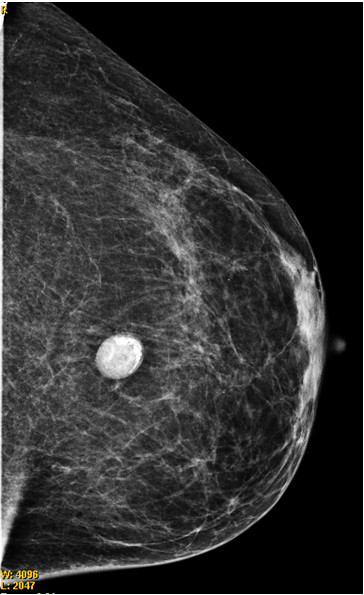
#> input picture image_processing/images/mammography.png, 364 x 595 px, found by its file name
$ python exploring2.py
#> lines starting #> are read from the running program, lines starting #| are printed output that depends on the picture; after the words box and inside, x2 and y2 are one past the last pixel; in counts of white or black regions, pixels touching at a corner belong together
### image_processing/utils/elapsed_time.py
from timeit import default_timer as timer


class Timer:
    def __enter__(self):
        self.start = timer()
        return self

    def __exit__(self, *exc_info):
        end = timer()
        print(end - self.start)

### image_processing/exploring2.py
import pydicom
import matplotlib.pyplot as plt
from pydicom.pixel_data_handlers.util import apply_voi_lut
from utils.presentation import (
    show_pixel_info,
    show_voi_lut_module,
    show_file_dataset_info,
    show_pixel_array_info,
)
import cv2 as cv
from utils.image_normalization import normalize, denormalize
from icecream import ic
import numpy as np
from PIL import Image, ImageFilter
from utils.presentation import compare_image_filter
from utils.elapsed_time import Timer


with Timer():
    original = Image.open("image_processing/images/mammography.png").convert("L")
    # smoothing
    modified = original.copy()
    modified = modified.filter(ImageFilter.SMOOTH)
    # thresholding
    # modified = modified.point(lambda x: 255 if x > 180 else 0)
    # Reshaping the image into a 2D array of pixels and 3 color values (RGB)
    pixel_vals = np.array(modified).reshape((-1, 1))

    # Convert to float type only for supporting cv2.kmean
    pixel_vals = np.float32(pixel_vals)

    criteria = (cv.TERM_CRITERIA_EPS + cv.TERM_CRITERIA_MAX_ITER, 100, 0.85)
    k = 5  # Choosing number of cluster
    retval, labels, centers = cv.kmeans(
        pixel_vals, k, None, criteria, 10, cv.KMEANS_PP_CENTERS
    )
#> retval = 24768188.5; centers = [72.46, 1.23, 214.8, 118.9, 41.6]

    centers = np.array(centers, dtype=np.uint8)
#> centers = [72, 1, 214, 118, 41]

    labels[labels != centers.argmax()] = 0

    # Mapping labels to center points
    segmented_data = centers[labels.flatten()]

    # reshape data into the original image dimensions
    modified = segmented_data.reshape((np.array(modified).shape))
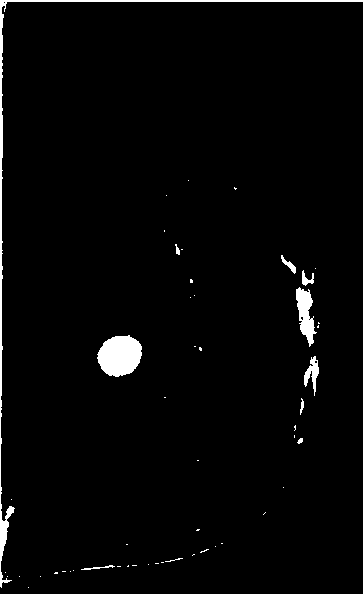
#> modified: shape (595, 364); values 72 (black) and 214 (white), 2.8% white; 52 white regions (41 under 20 px), largest, box (x1, y1, x2, y2) and area: (0, 0, 364, 595) 3147, (97, 335, 142, 377) 1424, (296, 287, 317, 347) 662

    modified[modified != 0] = 255
#> modified: shape (595, 364); every value is 255

    plt.imshow(modified, cmap="gray")
    plt.show()

    modified = Image.fromarray(modified)

    # erosion
    for _ in range(7):
        modified = modified.filter(ImageFilter.MinFilter)
    # dilation
    for _ in range(7):
        modified = modified.filter(ImageFilter.MaxFilter)

    original = np.asarray(original)
    modified = np.asarray(modified)

    template = cv.bitwise_and(original, original, mask=modified)

    # Extract the sub image from the masked image
    x, y, w, h = cv.boundingRect(modified)
#> x = 0; y = 0; w = 364; h = 595
    subimg = template[y : y + h, x : x + w]

    # Apply template matching
    result = cv.matchTemplate(original, subimg, cv.TM_CCOEFF_NORMED)
#> result = [1]

    # Get the location of the template
    min_val, max_val, min_loc, max_loc = cv.minMaxLoc(result)
#> min_val = 1; max_val = 1; min_loc = (0, 0); max_loc = (0, 0)

    # Define the coordinates of the red square
    top_left = max_loc
#> top_left = (0, 0)
    bottom_right = (top_left[0] + subimg.shape[1], top_left[1] + subimg.shape[0])
#> bottom_right = (364, 595)

    # Draw the red square on the image
    cv.rectangle(original, top_left, bottom_right, (0, 0, 255), 2)

    # plt.imshow(original, cmap="gray")
    # plt.show()
